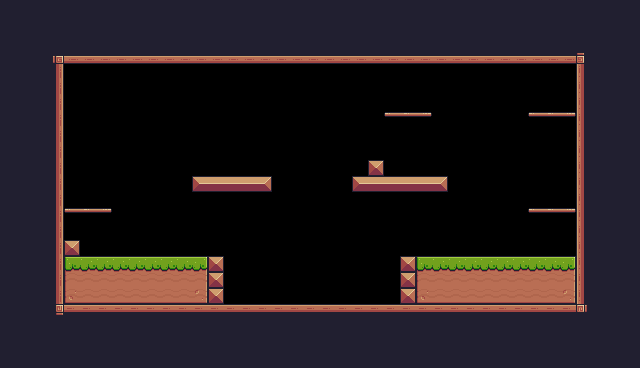

Below is a game level as drawn by its tile map, then a one-line description and the .tmx file that defines it, in full:
An orthogonal 40x23 tile map with 16x16 px tiles, 1 tile layer (Background) and 20 objects (4x platform, 2x Fruit, 2x Saw, Player, Checkpoint).

<map version="1.10" tiledversion="1.10.2" orientation="orthogonal" renderorder="right-down" width="40" height="23" tilewidth="16" tileheight="16" infinite="0" nextlayerid="4" nextobjectid="36">
 <tileset firstgid="1" source="Pixel Adventure.tsx" />
 <layer id="1" name="Background" width="40" height="23">
  <properties>
   <property name="BackgroundColor" value="Pink" />
  </properties>
  <data encoding="csv">
24,24,24,24,24,24,24,24,24,24,24,24,24,24,24,24,24,24,24,24,24,24,24,24,24,24,24,24,24,24,24,24,24,24,24,24,24,24,24,24,
24,24,24,24,24,24,24,24,24,24,24,24,24,24,24,24,24,24,24,24,24,24,24,24,24,24,24,24,24,24,24,24,24,24,24,24,24,24,24,24,
24,24,24,24,24,24,24,24,24,24,24,24,24,24,24,24,24,24,24,24,24,24,24,24,24,24,24,24,24,24,24,24,24,24,24,24,24,24,24,24,
24,24,24,92,134,134,134,134,134,134,134,134,134,134,134,134,134,134,134,134,134,134,134,134,134,134,134,134,134,134,134,134,134,134,134,134,93,24,24,24,
24,24,24,113,0,0,0,0,0,0,0,0,0,0,0,0,0,0,0,0,0,0,0,0,0,0,0,0,0,0,0,0,0,0,0,0,111,24,24,24,
24,24,24,113,0,0,0,0,0,0,0,0,0,0,0,0,0,0,0,0,0,0,0,0,0,0,0,0,0,0,0,0,0,0,0,0,111,24,24,24,
24,24,24,113,0,0,0,0,0,0,0,0,0,0,0,0,0,0,0,0,0,0,0,0,0,0,0,0,0,0,0,0,0,0,0,0,111,24,24,24,
24,24,24,113,0,0,0,0,0,0,0,0,0,0,0,0,0,0,0,0,0,0,0,0,40,41,42,0,0,0,0,0,0,40,41,42,111,24,24,24,
24,24,24,113,0,0,0,0,0,0,0,0,0,0,0,0,0,0,0,0,0,0,0,0,0,0,0,0,0,0,0,0,0,0,0,0,111,24,24,24,
24,24,24,113,0,0,0,0,0,0,0,0,0,0,0,0,0,0,0,0,0,0,0,0,0,0,0,0,0,0,0,0,0,0,0,0,111,24,24,24,
24,24,24,113,0,0,0,0,0,0,0,0,0,0,0,0,0,0,0,0,0,0,0,35,0,0,0,0,0,0,0,0,0,0,0,0,111,24,24,24,
24,24,24,113,0,0,0,0,0,0,0,0,13,14,14,14,15,0,0,0,0,0,13,14,14,14,14,15,0,0,0,0,0,0,0,0,111,24,24,24,
24,24,24,113,0,0,0,0,0,0,0,0,0,0,0,0,0,0,0,0,0,0,0,0,0,0,0,0,0,0,0,0,0,0,0,0,111,24,24,24,
24,24,24,113,40,41,42,0,0,0,0,0,0,0,0,0,0,0,0,0,0,0,0,0,0,0,0,0,0,0,0,0,0,40,41,42,111,24,24,24,
24,24,24,113,0,0,0,0,0,0,0,0,0,0,0,0,0,0,0,0,0,0,0,0,0,0,0,0,0,0,0,0,0,0,0,0,111,24,24,24,
24,24,24,113,35,0,0,0,0,0,0,0,0,0,0,0,0,0,0,0,0,0,0,0,0,0,0,0,0,0,0,0,0,0,0,0,111,24,24,24,
24,24,24,113,7,8,8,8,8,8,8,8,9,35,0,0,0,0,0,0,0,0,0,0,0,35,7,8,8,8,8,8,8,8,8,9,111,24,24,24,
24,24,24,113,29,30,30,30,30,30,30,30,31,35,0,0,0,0,0,0,0,0,0,0,0,35,29,30,30,30,30,30,30,30,30,31,111,24,24,24,
24,24,24,113,51,52,52,52,52,52,52,52,53,35,0,0,0,0,0,0,0,0,0,0,0,35,51,52,52,52,52,52,52,52,52,53,111,24,24,24,
24,24,24,114,90,90,90,90,90,90,90,90,90,90,90,90,90,90,90,90,90,90,90,90,90,90,90,90,90,90,90,90,90,90,90,90,115,24,24,24,
24,24,24,24,24,24,24,24,24,24,24,24,24,24,24,24,24,24,24,24,24,24,24,24,24,24,24,24,24,24,24,24,24,24,24,24,24,24,24,24,
24,24,24,24,24,24,24,24,24,24,24,24,24,24,24,24,24,24,24,24,24,24,24,24,24,24,24,24,24,24,24,24,24,24,24,24,24,24,24,24,
24,24,24,24,24,24,24,24,24,24,24,24,24,24,24,24,24,24,24,24,24,24,24,24,24,24,24,24,24,24,24,24,24,24,24,24,24,24,24,24
</data>
 </layer>
 <objectgroup id="3" name="Collisions">
  <object id="9" x="48" y="48" width="16" height="272" />
  <object id="10" x="48" y="48" width="544" height="16" />
  <object id="11" x="576" y="48" width="16" height="272" />
  <object id="12" x="48" y="304" width="544" height="16" />
  <object id="13" x="64" y="256" width="160" height="48" />
  <object id="14" x="400" y="256" width="176" height="48" />
  <object id="15" x="64" y="240" width="16" height="16" />
  <object id="16" x="192" y="176" width="80" height="16" />
  <object id="17" x="368" y="160" width="16" height="16" />
  <object id="18" x="352" y="176" width="96" height="16" />
  <object id="21" type="platform" x="528" y="208" width="48" height="16" />
  <object id="23" type="platform" x="528" y="112" width="48" height="16" />
  <object id="27" type="platform" x="64" y="208" width="48" height="16" />
  <object id="28" type="platform" x="384" y="112" width="48" height="16" />
 </objectgroup>
 <objectgroup id="2" name="Spawnpoints">
  <object id="3" name="Player" type="Player" x="128" y="224" width="31.7727" height="31.4545" />
  <object id="30" name="Bananas" type="Fruit" x="400" y="80" width="32" height="32" />
  <object id="31" name="Cherries" type="Fruit" x="224" y="144" width="32" height="32" />
  <object id="32" type="Saw" x="288" y="288" width="32" height="32">
   <properties>
    <property name="isVertical" type="bool" value="false" />
    <property name="offNeg" type="float" value="3" />
    <property name="offPos" type="float" value="3" />
   </properties>
  </object>
  <object id="34" type="Saw" x="304" y="144" width="32" height="32">
   <properties>
    <property name="isVertical" type="bool" value="true" />
    <property name="offNeg" type="float" value="4" />
    <property name="offPos" type="float" value="4" />
   </properties>
  </object>
  <object id="35" type="Checkpoint" x="512" y="144" width="64" height="64" />
 </objectgroup>
</map>
